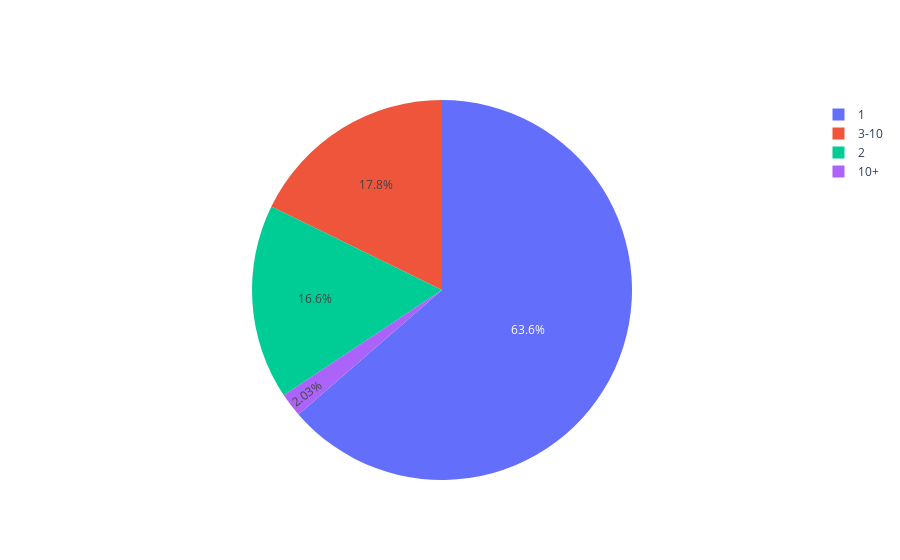

Notebook source saved alongside this figure:
### Code cell
on_cust = df_orders[df_orders.IsDelivery == 1]
freq = on_cust.CustomerID.value_counts()
freq_bins = pd.Series(["1" if i == 1 else "2" if i == 2 else "3-10" if i <= 10 else "10+" for i in freq.values])
fig = go.Figure(go.Pie(labels=freq_bins.value_counts().index, values=freq_bins.value_counts().values))
fig.show()

### Figure 1 — Plotly figure (JSON) as saved in the notebook; plotly's stock layout.template omitted (floating-point values rounded to 4 significant figures)
{"data": [{"labels": ["1", "3-10", "2", "10+"], "type": "pie", "values": [1473, 411, 384, 47]}], "layout": {}}
